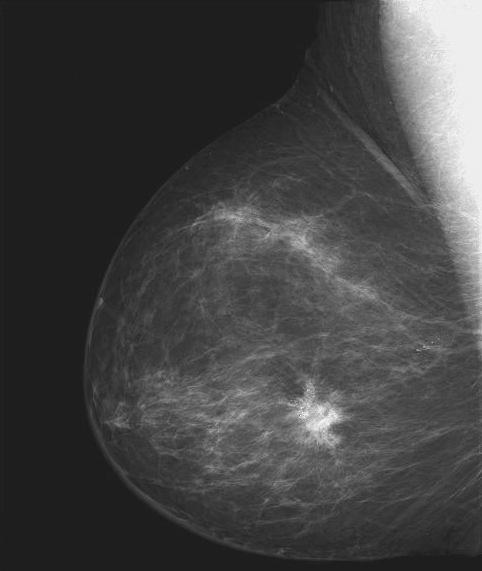
#> input picture images/mammografia.jpg, 482 x 571 px, found by its file name
$ python negative.py
#> lines starting #> are read from the running program, lines starting #| are printed output that depends on the picture
import skimage.io as io
import matplotlib.pyplot as plt
import scipy.ndimage as ndi
import numpy as np
from skimage.exposure import histogram

def negative(x):
    return 255-x

def main():
    plt.close('all')
    x=np.float64(io.imread('images/mammografia.jpg'))
#> x: shape (571, 482) float64; min 21, max 255, mean 66.7

    y=negative(x)
#> in negative, `return 255-x`:
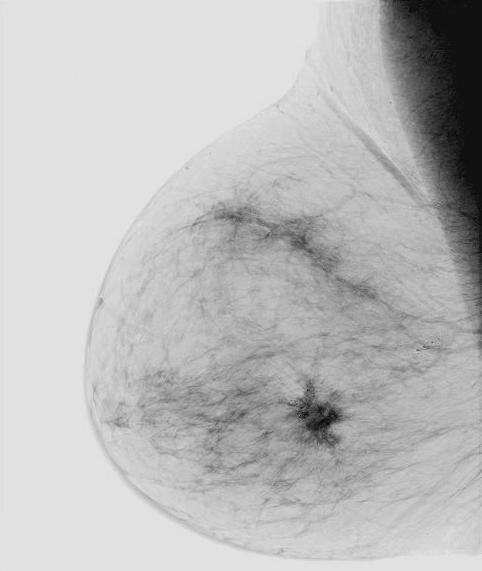
#> returned value: shape (571, 482) float64; min 0, max 234, mean 188.3

    n,b=histogram(x,nbins=256)
#> n = 256 values, max 93534 at index 9, min 0 at index 3, mean 1075.1; b = 256 values from 21.46 to 254.5
    plt.figure(1)
    plt.bar(b,n)
    plt.axis([0,255,0,1.1*np.max(n)])

    n,b=histogram(y,nbins=256)
#> n = 256 values, max 93534 at index 246, min 0 at index 1, mean 1075.1; b = 256 values from 0.457 to 233.5
    plt.figure(2)
    plt.bar(b,n)
    plt.axis([0,255,0,1.1*np.max(n)])

    plt.figure(3)
    plt.subplot(1,2,1)
    plt.imshow(x,clim=[0,255],cmap='gray')
    #plt.imshow(x,cmap='gray')  in questo modo si effettua il fshs solo in visualizzazione
    plt.subplot(1,2,2)
    plt.imshow(y,clim=[0,255],cmap='gray')

    plt.tight_layout()
    plt.show()
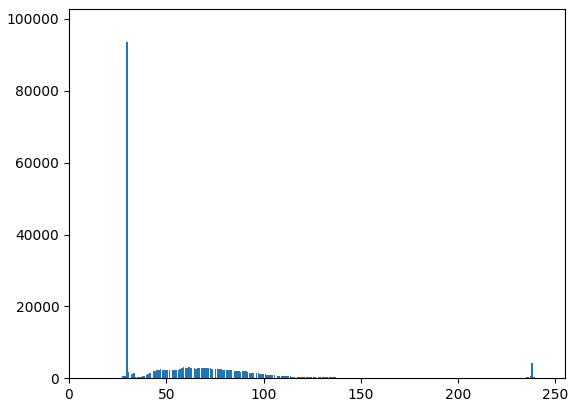
#> figure drawn by matplotlib, 1 panel; tallest bar 93534 high, from x = 29.28 to 30.08
#> figure, not shown here; tallest bar 93534 high, from x = 224.9 to 225.7
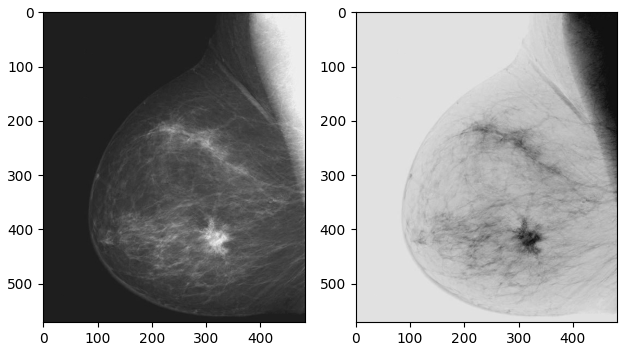
#> figure drawn by matplotlib, 2 panels

if __name__=='__main__':
    main()
